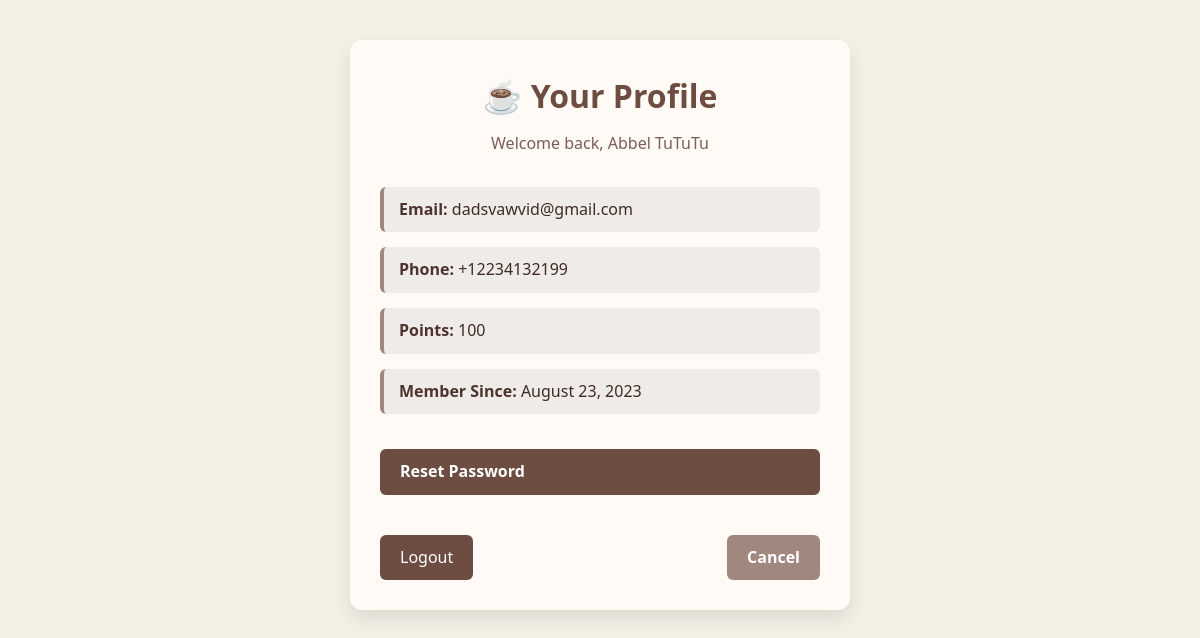
Page /customerSide/customerLogin/profile.php (signed in) on the committed database.
### tables this page shows
CREATE TABLE IF NOT EXISTS Memberships (
  member_id INT PRIMARY KEY AUTO_INCREMENT,
  member_name VARCHAR(255),
  points INT,
  account_id INT,
  FOREIGN KEY (account_id ) REFERENCES Accounts(account_id )
);

CREATE TABLE IF NOT EXISTS Accounts (
  account_id INT PRIMARY KEY AUTO_INCREMENT,
  email VARCHAR(255),
  register_date DATE,
  phone_number VARCHAR(255),
  password VARCHAR(255)
);

### customerSide/customerLogin/profile.php (the view, shortened to what this page needs)
<?php
require_once '../config.php';
$user_id = $_SESSION['account_id'];
$query = "SELECT m.member_name, m.points, a.email, a.phone_number, a.register_date
          FROM Memberships AS m
          INNER JOIN Accounts AS a ON m.account_id = a.account_id
          WHERE m.account_id = ?";
$stmt = $link->prepare($query);
$stmt->bind_param('i', $user_id);
if ($stmt->execute()) {
    $result = $stmt->get_result();
    $row = $result->fetch_assoc();
} else {
    echo 'Error: ' . $stmt->error;
    exit;
}
?>
<!DOCTYPE html>
<html lang="en">
<head>
</head>
<body>
<div class="profile-container">
    <div class="profile-header">
        <h2>☕ Your Profile</h2>
        <p>Welcome back, <?php echo htmlspecialchars($row['member_name']); ?></p>
    </div>
    <div class="profile-info">
        <div><strong>Email:</strong> <?php echo htmlspecialchars($row['email']); ?></div>
        <div><strong>Phone:</strong> <?php echo htmlspecialchars($row['phone_number']); ?></div>
        <div><strong>Points:</strong> <?php echo htmlspecialchars($row['points']); ?></div>
        <div><strong>Member Since:</strong> <?php echo date("F j, Y", strtotime($row['register_date'])); ?></div>
        <a href="/dozed/customerSide/customerLogin/reset-password.php" class="reset-btn">Reset Password</a>
    </div>
    <div class="button-container">
        <a href="logout.php" class="logout-btn">Logout</a>
        <a href="/dozed/customerSide/home/home.php" class="btn-cancel">Cancel</a>
    </div>
</div>
</body>
</html>

### customerSide/customerLogin/profile.php (style rules this page uses)
* { margin: 0; padding: 0; box-sizing: border-box; }
body { font-family: 'Segoe UI', Tahoma, Geneva, Verdana, sans-serif; background-color: #f5f0e6; color: #3e2c23; line-height: 1.6; padding: 40px 20px; display: flex; justify-content: center; }
.profile-container { background-color: #fffaf5; border-radius: 12px; max-width: 500px; width: 100%; padding: 30px; box-shadow: 0 8px 20px rgba(0, 0, 0, 0.1); }
.profile-header { text-align: center; margin-bottom: 30px; }
.profile-header h2 { font-size: 2em; color: #6d4c41; margin-bottom: 10px; }
.profile-header p { font-size: 1em; color: #7a5c58; }
.profile-info { display: flex; flex-direction: column; gap: 15px; }
.profile-info div { padding: 10px 15px; background-color: #efebe9; border-left: 4px solid #a1887f; border-radius: 6px; }
.profile-info strong { color: #4e342e; }
.logout-btn { display: inline-block; margin-top: 20px; padding: 10px 20px; background-color: #6d4c41; color: #fff; text-decoration: none; border-radius: 6px; text-align: center; transition: background-color 0.3s ease; }
.btn-cancel { display: inline-block; padding: 10px 20px; background-color: #a1887f; color: white; text-decoration: none; border-radius: 6px; font-weight: bold; transition: background-color 0.3s ease; margin-top: 20px; }
.button-container { display: flex; justify-content: space-between; margin-top: 20px; }
.reset-btn { display: inline-block; padding: 10px 20px; background-color: #6d4c41; color: white; text-decoration: none; border-radius: 6px; font-weight: bold; transition: background-color 0.3s ease; margin-top: 20px; width: 100%; }

### rows in the picture
memberships: member_name "Abbel TuTuTu", account.email "dadsvawvid@gmail.com", account.phone_number "+12234132199", points "100", account.register_date "August 23, 2023"
